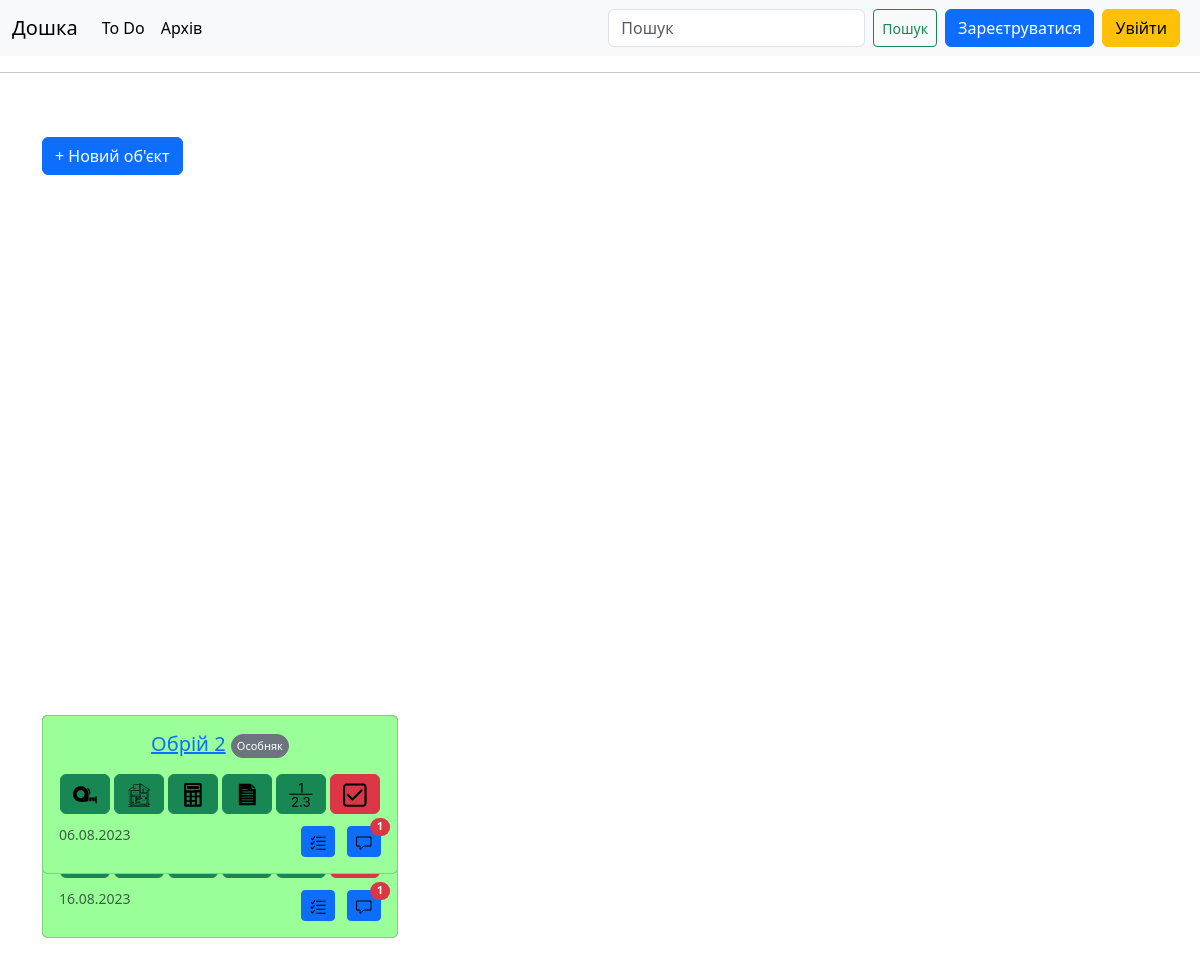
/, run on an earlier commit of the app's database.
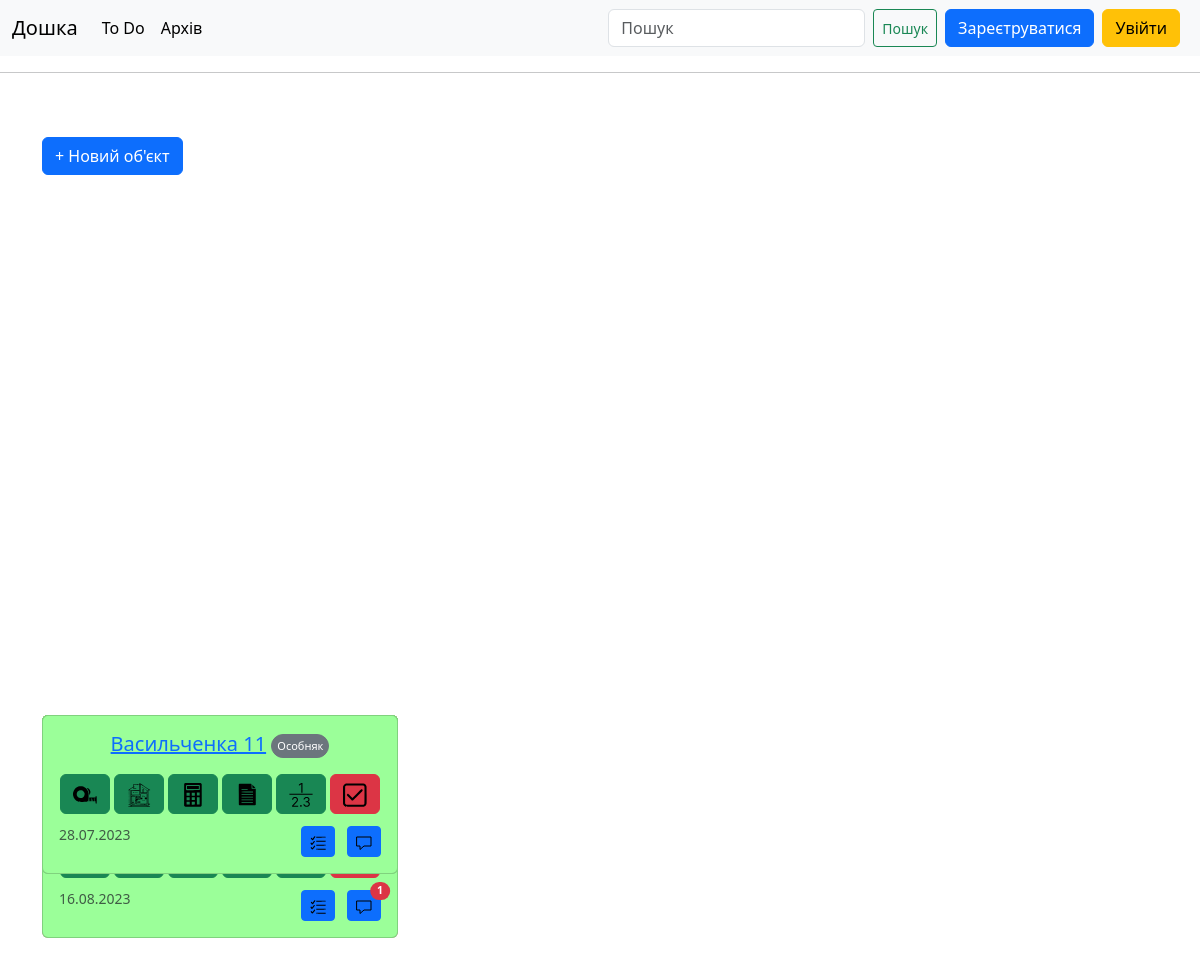
And on a later commit of the database.
### bord/models.py (models this page shows, shortened)
class Subject(models.Model):
    class TypeOfSubject(models.TextChoices):
        BUILDING = 'BU', _('Багатоповерхівка')
        COMMERCE = 'CO', _('Будівля')
        GARAGE = 'GA', _('Гараж')
        HOUSE = 'HO', _('Особняк')
        APARTMENT = 'AP', _('Квартира')
        KEV = 'KE', _('КЕВ')
        QUARTERS = 'QU', _('Нежитлове приміщення')
        UNFINISHED = 'UF', _('Незавершене')
        SUMMERHOUSE = 'SH', _('Садовий будинок')
    class Priority(models.TextChoices):
        HIGH = 'AA', _('Високий')
        NORMAL = 'BB', _('Звичайний')
        LOW = 'CC', _('Низький')
    name = models.CharField(max_length=200)
    type = models.CharField(max_length=2, choices=TypeOfSubject.choices, default=TypeOfSubject.HOUSE)
    priority = models.CharField(max_length=3, choices=Priority.choices, default=Priority.NORMAL)
    archived = models.BooleanField(default=False)
    address = models.CharField(max_length=200, blank=True)
    client_name = models.CharField(max_length=200, blank=True)
    client_number = models.CharField(max_length=200, blank=True)
    invent_number = models.CharField(max_length=10, blank=True)
    measured = models.BooleanField(default=False)
    drawn = models.BooleanField(default=False)
    calculated = models.BooleanField(default=False)
    typed = models.BooleanField(default=False)
    numbered = models.BooleanField(default=False)
    done = models.BooleanField(default=False)
    date_added = models.DateTimeField(auto_now_add=True)
    def __str__(self):
        return self.name
    def get_measured(self):
        if self.measured:
            return 'btn btn-success'
        else:
            return 'btn btn-danger'
    def get_drawn(self):
        if self.drawn:
            return 'btn btn-success'
        else:
            return 'btn btn-danger'
    def get_calculated(self):
        if self.calculated:
            return 'btn btn-success'
        else:
            return 'btn btn-danger'
    def get_typed(self):
        if self.typed:
            return 'btn btn-success'
        else:
            return 'btn btn-danger'
    def get_numbered(self):
        if self.numbered:
            return 'btn btn-success'
        else:
            return 'btn btn-danger'
    def get_done(self):
        if self.done:
            return 'btn btn-success'
        else:
            return 'btn btn-danger'
    def get_priority(self):
        if self.priority == 'AA':
            return '#ffb3b3'
        if self.priority == 'BB':
            return '#fffa75'
        if self.priority == 'CC':
            return '#9bff99'

### bord/views.py (the view)
# urls.py: path('', views.index, name='index'),
def index(request):
    subjects = Subject.objects.order_by('priority', '-date_added')
    context = {'subjects': subjects}
    for subject in subjects:
        subject.unfinished_subtasks_count = subject.subtask_set.filter(done=False).count()
    return render(request, 'bord/index.html', context)

### bord/templates/bord/index.html (shortened to what the changed rows need)
{% extends "bord/base.html" %}
{% block content %}
    <div class="row" data-masonry="{&quot;percentPosition&quot;: true }" style="position: relative; height: 1066.4px;">
        {% for subject in subjects %}
            {% if not subject.archived %}
            <div class="col-sm-6 col-lg-4 mb-4" style="position: absolute; left: 0%; top: 524.2px;">
              <div class="card" style="background-color: {{ subject.get_priority }};">
                <div class="card-body">
                      <div class="dropdown">
                          <h5 class="card-title text-center mb-0">
                              <a href="{% url 'bord:subject' subject.id %}">{{ subject }}</a>
                          <button class="btn btn-secondary rounded-pill" style="font-size: 11px; padding: 3px 5px; border-radius: 2px;" type="button" data-bs-toggle="dropdown" aria-expanded="false">
                            {{ subject.get_type_display }}
                          </button>
                        </div>
                    <p class="card-text text-center mt-0"><small class="">{{ subject.invent_number }}</small></p>
                  <p class="card-text ">{{ subject.address }}</p>
                    <div class="text-center mb-2" >
                         <a class="{{ subject.get_measured }}" href="{% url 'bord:change_status' subject.id 'measured' %}"><svg class="bi" width="24" height="24"><use xlink:href="#measured"></use></svg></a>
                         <a class="{{ subject.get_drawn }}" href="{% url 'bord:change_status' subject.id 'drawn' %}"><svg class="bi" width="24" height="24"><use xlink:href="#drawn"></use></svg></a>
                         <a class="{{ subject.get_calculated }}" href="{% url 'bord:change_status' subject.id 'calculated' %}"><svg class="bi" width="24" height="24"><use xlink:href="#calculated"></use></svg></a>
                         <a class="{{ subject.get_typed }}" href="{% url 'bord:change_status' subject.id 'typed' %}"><svg class="bi" width="24" height="24"><use xlink:href="#typed"></use></svg></a>
                         <a class="{{ subject.get_numbered }}" href="{% url 'bord:change_status' subject.id 'numbered' %}"><svg class="bi" width="24" height="24"><use xlink:href="#numbered"></use></svg></a>
                         <a class="{{ subject.get_done }}" href="{% url 'bord:change_status' subject.id 'done' %}"><svg class="bi" width="24" height="24"><use xlink:href="#done"></use></svg></a>
                    </div>
                  <div class="d-flex w-100 justify-content-between">
                    <span class="card-text"><small class="text-muted">{{ subject.date_added|date:'d.m.Y' }}</small></span>
                      <div class="mt-1">
                          <button type="button" class="btn btn-sm btn-primary position-relative me-2">
                            <svg class="bi" width="16" height="16"><use xlink:href="#subtask"></use></svg>
                        </button>
                        <button type="button" class="btn btn-sm btn-primary position-relative">
                          <svg class="bi" width="16" height="16"><use xlink:href="#comment"></use></svg>
                          {% with subject.comment_set.count as comment_count %}
                            {% if comment_count > 0 %}
                                <span class="position-absolute top-0 start-100 translate-middle badge rounded-pill bg-danger">
                                {{ comment_count }}
                            {% endif %}
                          {% endwith %}
                          </span>
                        </button>
                      </div>
                  </div>
                </div>
              </div>
            </div>
          {% endif %}
        {% empty %}
            <p>Нема роботи</p>
        {% endfor %}
    </div>
{% endblock content %}

What changed in the data, as far as the page shows it:
no longer on this page (row unchanged): Subject: name "Обрій 2", type "Особняк", date_added "06.08.2023", comment_set.count "1"
now on this page (row edited): Subject: name "Васильченка 11", type "Особняк", date_added "28.07.2023"
